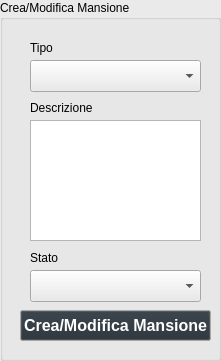
     <widget class="QGroupBox" name="groupBox_11">
      <property name="geometry">
       <rect>
        <x>310</x>
        <y>70</y>
        <width>221</width>
        <height>361</height>
       </rect>
      </property>
      <property name="palette">
       <palette>
        <active>
         <colorrole role="WindowText">
          <brush brushstyle="SolidPattern">
           <color alpha="255">
            <red>0</red>
            <green>0</green>
            <blue>0</blue>
           </color>
          </brush>
         </colorrole>
         <colorrole role="Button">
          <brush brushstyle="SolidPattern">
           <color alpha="255">
            <red>234</red>
            <green>234</green>
            <blue>234</blue>
           </color>
          </brush>
         </colorrole>
         <colorrole role="Light">
          <brush brushstyle="SolidPattern">
           <color alpha="255">
            <red>255</red>
            <green>255</green>
            <blue>255</blue>
           </color>
          </brush>
         </colorrole>
         <colorrole role="Midlight">
          <brush brushstyle="SolidPattern">
           <color alpha="255">
            <red>244</red>
            <green>244</green>
            <blue>244</blue>
           </color>
          </brush>
         </colorrole>
         <colorrole role="Dark">
          <brush brushstyle="SolidPattern">
           <color alpha="255">
            <red>117</red>
            <green>117</green>
            <blue>117</blue>
           </color>
          </brush>
         </colorrole>
         <colorrole role="Mid">
          <brush brushstyle="SolidPattern">
           <color alpha="255">
            <red>156</red>
            <green>156</green>
            <blue>156</blue>
           </color>
          </brush>
         </colorrole>
         <colorrole role="Text">
          <brush brushstyle="SolidPattern">
           <color alpha="255">
            <red>0</red>
            <green>0</green>
            <blue>0</blue>
           </color>
          </brush>
         </colorrole>
         <colorrole role="BrightText">
          <brush brushstyle="SolidPattern">
           <color alpha="255">
            <red>255</red>
            <green>255</green>
            <blue>255</blue>
           </color>
          </brush>
         </colorrole>
         <colorrole role="ButtonText">
          <brush brushstyle="SolidPattern">
           <color alpha="255">
            <red>0</red>
            <green>0</green>
            <blue>0</blue>
           </color>
          </brush>
         </colorrole>
         <colorrole role="Base">
          <brush brushstyle="SolidPattern">
           <color alpha="255">
            <red>255</red>
            <green>255</green>
            <blue>255</blue>
           </color>
          </brush>
         </colorrole>
         <colorrole role="Window">
          <brush brushstyle="SolidPattern">
           <color alpha="255">
            <red>234</red>
            <green>234</green>
            <blue>234</blue>
           </color>
          </brush>
         </colorrole>
         <colorrole role="Shadow">
          <brush brushstyle="SolidPattern">
           <color alpha="255">
            <red>0</red>
            <green>0</green>
            <blue>0</blue>
           </color>
          </brush>
         </colorrole>
         <colorrole role="AlternateBase">
          <brush brushstyle="SolidPattern">
           <color alpha="255">
            <red>244</red>
            <green>244</green>
            <blue>244</blue>
           </color>
          </brush>
         </colorrole>
         <colorrole role="ToolTipBase">
          <brush brushstyle="SolidPattern">
           <color alpha="255">
            <red>255</red>
            <green>255</green>
            <blue>220</blue>
           </color>
          </brush>
         </colorrole>
         <colorrole role="ToolTipText">
          <brush brushstyle="SolidPattern">
           <color alpha="255">
            <red>0</red>
            <green>0</green>
            <blue>0</blue>
           </color>
          </brush>
         </colorrole>
         <colorrole role="PlaceholderText">
          <brush brushstyle="SolidPattern">
           <color alpha="127">
            <red>0</red>
            <green>0</green>
            <blue>0</blue>
           </color>
          </brush>
         </colorrole>
         <colorrole role="Accent">
          <brush brushstyle="SolidPattern">
           <color alpha="255">
            <red>255</red>
            <green>255</green>
            <blue>255</blue>
           </color>
          </brush>
         </colorrole>
        </active>
        <inactive>
         <colorrole role="WindowText">
          <brush brushstyle="SolidPattern">
           <color alpha="255">
            <red>0</red>
            <green>0</green>
            <blue>0</blue>
           </color>
          </brush>
         </colorrole>
         <colorrole role="Button">
          <brush brushstyle="SolidPattern">
           <color alpha="255">
            <red>234</red>
            <green>234</green>
            <blue>234</blue>
           </color>
          </brush>
         </colorrole>
         <colorrole role="Light">
          <brush brushstyle="SolidPattern">
           <color alpha="255">
            <red>255</red>
            <green>255</green>
            <blue>255</blue>
           </color>
          </brush>
         </colorrole>
         <colorrole role="Midlight">
          <brush brushstyle="SolidPattern">
           <color alpha="255">
            <red>244</red>
            <green>244</green>
            <blue>244</blue>
           </color>
          </brush>
         </colorrole>
         <colorrole role="Dark">
          <brush brushstyle="SolidPattern">
           <color alpha="255">
            <red>117</red>
            <green>117</green>
            <blue>117</blue>
           </color>
          </brush>
         </colorrole>
         <colorrole role="Mid">
          <brush brushstyle="SolidPattern">
           <color alpha="255">
            <red>156</red>
            <green>156</green>
            <blue>156</blue>
           </color>
          </brush>
         </colorrole>
         <colorrole role="Text">
          <brush brushstyle="SolidPattern">
           <color alpha="255">
            <red>0</red>
            <green>0</green>
            <blue>0</blue>
           </color>
          </brush>
         </colorrole>
         <colorrole role="BrightText">
          <brush brushstyle="SolidPattern">
           <color alpha="255">
            <red>255</red>
            <green>255</green>
            <blue>255</blue>
           </color>
          </brush>
         </colorrole>
         <colorrole role="ButtonText">
          <brush brushstyle="SolidPattern">
           <color alpha="255">
            <red>0</red>
            <green>0</green>
            <blue>0</blue>
           </color>
          </brush>
         </colorrole>
         <colorrole role="Base">
          <brush brushstyle="SolidPattern">
           <color alpha="255">
            <red>255</red>
            <green>255</green>
            <blue>255</blue>
           </color>
          </brush>
         </colorrole>
         <colorrole role="Window">
          <brush brushstyle="SolidPattern">
           <color alpha="255">
            <red>234</red>
            <green>234</green>
            <blue>234</blue>
           </color>
          </brush>
         </colorrole>
         <colorrole role="Shadow">
          <brush brushstyle="SolidPattern">
           <color alpha="255">
            <red>0</red>
            <green>0</green>
            <blue>0</blue>
           </color>
          </brush>
         </colorrole>
         <colorrole role="AlternateBase">
          <brush brushstyle="SolidPattern">
           <color alpha="255">
            <red>244</red>
            <green>244</green>
            <blue>244</blue>
           </color>
          </brush>
         </colorrole>
         <colorrole role="ToolTipBase">
          <brush brushstyle="SolidPattern">
           <color alpha="255">
            <red>255</red>
            <green>255</green>
            <blue>220</blue>
           </color>
          </brush>
         </colorrole>
         <colorrole role="ToolTipText">
          <brush brushstyle="SolidPattern">
           <color alpha="255">
            <red>0</red>
            <green>0</green>
            <blue>0</blue>
           </color>
          </brush>
         </colorrole>
         <colorrole role="PlaceholderText">
          <brush brushstyle="SolidPattern">
           <color alpha="127">
            <red>0</red>
            <green>0</green>
            <blue>0</blue>
           </color>
          </brush>
         </colorrole>
         <colorrole role="Accent">
          <brush brushstyle="SolidPattern">
           <color alpha="255">
            <red>255</red>
            <green>255</green>
            <blue>255</blue>
           </color>
          </brush>
         </colorrole>
        </inactive>
        <disabled>
         <colorrole role="WindowText">
          <brush brushstyle="SolidPattern">
           <color alpha="255">
            <red>117</red>
            <green>117</green>
            <blue>117</blue>
           </color>
          </brush>
         </colorrole>
         <colorrole role="Button">
          <brush brushstyle="SolidPattern">
           <color alpha="255">
            <red>234</red>
            <green>234</green>
            <blue>234</blue>
           </color>
          </brush>
         </colorrole>
         <colorrole role="Light">
          <brush brushstyle="SolidPattern">
           <color alpha="255">
            <red>255</red>
            <green>255</green>
            <blue>255</blue>
           </color>
          </brush>
         </colorrole>
         <colorrole role="Midlight">
          <brush brushstyle="SolidPattern">
           <color alpha="255">
            <red>244</red>
            <green>244</green>
            <blue>244</blue>
           </color>
          </brush>
         </colorrole>
         <colorrole role="Dark">
          <brush brushstyle="SolidPattern">
           <color alpha="255">
            <red>117</red>
            <green>117</green>
            <blue>117</blue>
           </color>
          </brush>
         </colorrole>
         <colorrole role="Mid">
          <brush brushstyle="SolidPattern">
           <color alpha="255">
            <red>156</red>
            <green>156</green>
            <blue>156</blue>
           </color>
          </brush>
         </colorrole>
         <colorrole role="Text">
          <brush brushstyle="SolidPattern">
           <color alpha="255">
            <red>117</red>
            <green>117</green>
            <blue>117</blue>
           </color>
          </brush>
         </colorrole>
         <colorrole role="BrightText">
          <brush brushstyle="SolidPattern">
           <color alpha="255">
            <red>255</red>
            <green>255</green>
            <blue>255</blue>
           </color>
          </brush>
         </colorrole>
         <colorrole role="ButtonText">
          <brush brushstyle="SolidPattern">
           <color alpha="255">
            <red>117</red>
            <green>117</green>
            <blue>117</blue>
           </color>
          </brush>
         </colorrole>
         <colorrole role="Base">
          <brush brushstyle="SolidPattern">
           <color alpha="255">
            <red>234</red>
            <green>234</green>
            <blue>234</blue>
           </color>
          </brush>
         </colorrole>
         <colorrole role="Window">
          <brush brushstyle="SolidPattern">
           <color alpha="255">
            <red>234</red>
            <green>234</green>
            <blue>234</blue>
           </color>
          </brush>
         </colorrole>
         <colorrole role="Shadow">
          <brush brushstyle="SolidPattern">
           <color alpha="255">
            <red>0</red>
            <green>0</green>
            <blue>0</blue>
           </color>
          </brush>
         </colorrole>
         <colorrole role="AlternateBase">
          <brush brushstyle="SolidPattern">
           <color alpha="255">
            <red>234</red>
            <green>234</green>
            <blue>234</blue>
           </color>
          </brush>
         </colorrole>
         <colorrole role="ToolTipBase">
          <brush brushstyle="SolidPattern">
           <color alpha="255">
            <red>255</red>
            <green>255</green>
            <blue>220</blue>
           </color>
          </brush>
         </colorrole>
         <colorrole role="ToolTipText">
          <brush brushstyle="SolidPattern">
           <color alpha="255">
            <red>0</red>
            <green>0</green>
            <blue>0</blue>
           </color>
          </brush>
         </colorrole>
         <colorrole role="PlaceholderText">
          <brush brushstyle="SolidPattern">
           <color alpha="127">
            <red>117</red>
            <green>117</green>
            <blue>117</blue>
           </color>
          </brush>
         </colorrole>
         <colorrole role="Accent">
          <brush brushstyle="SolidPattern">
           <color alpha="255">
            <red>255</red>
            <green>255</green>
            <blue>255</blue>
           </color>
          </brush>
         </colorrole>
        </disabled>
       </palette>
      </property>
      <property name="autoFillBackground">
       <bool>true</bool>
      </property>
      <property name="title">
       <string>Crea/Modifica Mansione</string>
      </property>
      <property name="flat">
       <bool>true</bool>
      </property>
      <widget class="QLabel" name="label_26">
       <property name="geometry">
        <rect>
         <x>30</x>
         <y>40</y>
         <width>58</width>
         <height>16</height>
        </rect>
       </property>
       <property name="text">
        <string>Tipo</string>
       </property>
      </widget>
      <widget class="QLabel" name="label_27">
       <property name="geometry">
        <rect>
         <x>30</x>
         <y>100</y>
         <width>71</width>
         <height>16</height>
        </rect>
       </property>
       <property name="text">
        <string>Descrizione</string>
       </property>
      </widget>
      <widget class="QPushButton" name="btnCreaModMans">
       <property name="geometry">
        <rect>
         <x>20</x>
         <y>310</y>
         <width>191</width>
         <height>31</height>
        </rect>
       </property>
       <property name="palette">
        <palette>
         <active>
          <colorrole role="Button">
           <brush brushstyle="SolidPattern">
            <color alpha="255">
             <red>37</red>
             <green>46</green>
             <blue>53</blue>
            </color>
           </brush>
          </colorrole>
          <colorrole role="Text">
           <brush brushstyle="SolidPattern">
            <color alpha="255">
             <red>255</red>
             <green>255</green>
             <blue>255</blue>
            </color>
           </brush>
          </colorrole>
          <colorrole role="ButtonText">
           <brush brushstyle="SolidPattern">
            <color alpha="255">
             <red>255</red>
             <green>255</green>
             <blue>255</blue>
            </color>
           </brush>
          </colorrole>
         </active>
         <inactive>
          <colorrole role="Button">
           <brush brushstyle="SolidPattern">
            <color alpha="255">
             <red>37</red>
             <green>46</green>
             <blue>53</blue>
            </color>
           </brush>
          </colorrole>
          <colorrole role="Text">
           <brush brushstyle="SolidPattern">
            <color alpha="255">
             <red>255</red>
             <green>255</green>
             <blue>255</blue>
            </color>
           </brush>
          </colorrole>
          <colorrole role="ButtonText">
           <brush brushstyle="SolidPattern">
            <color alpha="255">
             <red>255</red>
             <green>255</green>
             <blue>255</blue>
            </color>
           </brush>
          </colorrole>
         </inactive>
         <disabled>
          <colorrole role="Button">
           <brush brushstyle="SolidPattern">
            <color alpha="255">
             <red>37</red>
             <green>46</green>
             <blue>53</blue>
            </color>
           </brush>
          </colorrole>
         </disabled>
        </palette>
       </property>
       <property name="font">
        <font>
         <family>Arial</family>
         <pointsize>12</pointsize>
         <bold>true</bold>
        </font>
       </property>
       <property name="text">
        <string>Crea/Modifica Mansione</string>
       </property>
      </widget>
      <widget class="QComboBox" name="cmbTipoMans">
       <property name="geometry">
        <rect>
         <x>30</x>
         <y>60</y>
         <width>171</width>
         <height>32</height>
        </rect>
       </property>
       <property name="autoFillBackground">
        <bool>true</bool>
       </property>
      </widget>
      <widget class="QComboBox" name="cmbStatoMans">
       <property name="geometry">
        <rect>
         <x>30</x>
         <y>270</y>
         <width>171</width>
         <height>32</height>
        </rect>
       </property>
       <property name="autoFillBackground">
        <bool>true</bool>
       </property>
      </widget>
      <widget class="QTextEdit" name="txtDesc">
       <property name="geometry">
        <rect>
         <x>30</x>
         <y>120</y>
         <width>171</width>
         <height>121</height>
        </rect>
       </property>
      </widget>
      <widget class="QLabel" name="label_32">
       <property name="geometry">
        <rect>
         <x>30</x>
         <y>250</y>
         <width>58</width>
         <height>16</height>
        </rect>
       </property>
       <property name="text">
        <string>Stato</string>
       </property>
      </widget>
     </widget>
